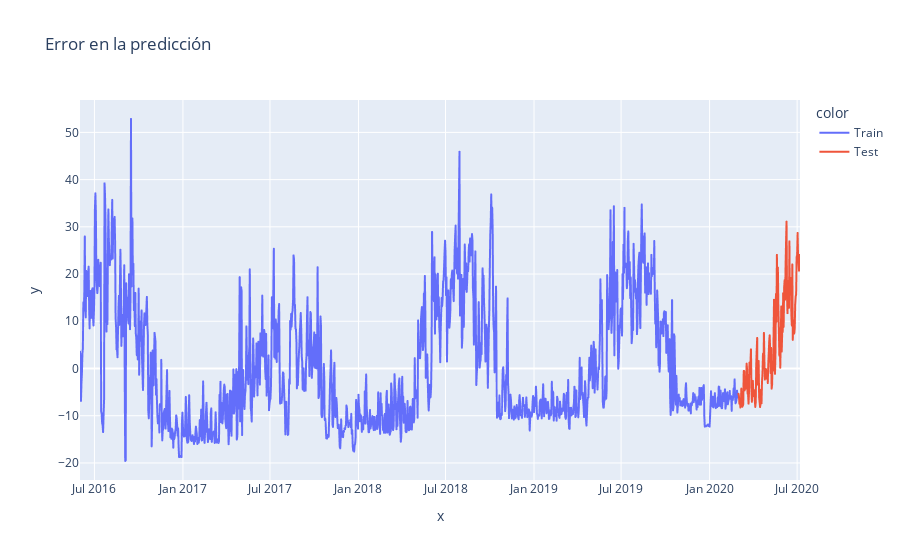

Notebook code cell kept with this figure:
### Code cell
# 3. Gráfico de errores
error_train = y_train - train_pred
error_test = y_test - test_pred
error = pd.concat([error_train, error_test])

px.line(x = energia_df.date, y=error, title='Error en la predicción', color = energia_df.set)

### Figure 1 — Plotly figure (JSON) as saved in the notebook; plotly's stock layout.template omitted (floating-point values rounded to 4 significant figures; data arrays with more than 128 entries replaced by an {"elided": "..."} marker saying what was removed)
{"data": [{"hovertemplate": "color=Train<br>x=%{x}<br>y=%{y}<extra></extra>", "legendgroup": "Train", "line": {"color": "#636efa", "dash": "solid"}, "marker": {"symbol": "circle"}, "mode": "lines", "name": "Train", "showlegend": true, "type": "scattergl", "x": {"elided": "1369 str values"}, "xaxis": "x", "y": {"elided": "1369 float values"}, "yaxis": "y"}, {"hovertemplate": "color=Test<br>x=%{x}<br>y=%{y}<extra></extra>", "legendgroup": "Test", "line": {"color": "#EF553B", "dash": "solid"}, "marker": {"symbol": "circle"}, "mode": "lines", "name": "Test", "showlegend": true, "type": "scattergl", "x": {"elided": "129 str values"}, "xaxis": "x", "y": {"elided": "129 float values"}, "yaxis": "y"}], "layout": {"legend": {"title": {"text": "color"}, "tracegroupgap": 0}, "title": {"text": "Error en la predicción"}, "xaxis": {"anchor": "y", "domain": [0, 1], "title": {"text": "x"}}, "yaxis": {"anchor": "x", "domain": [0, 1], "title": {"text": "y"}}}}
